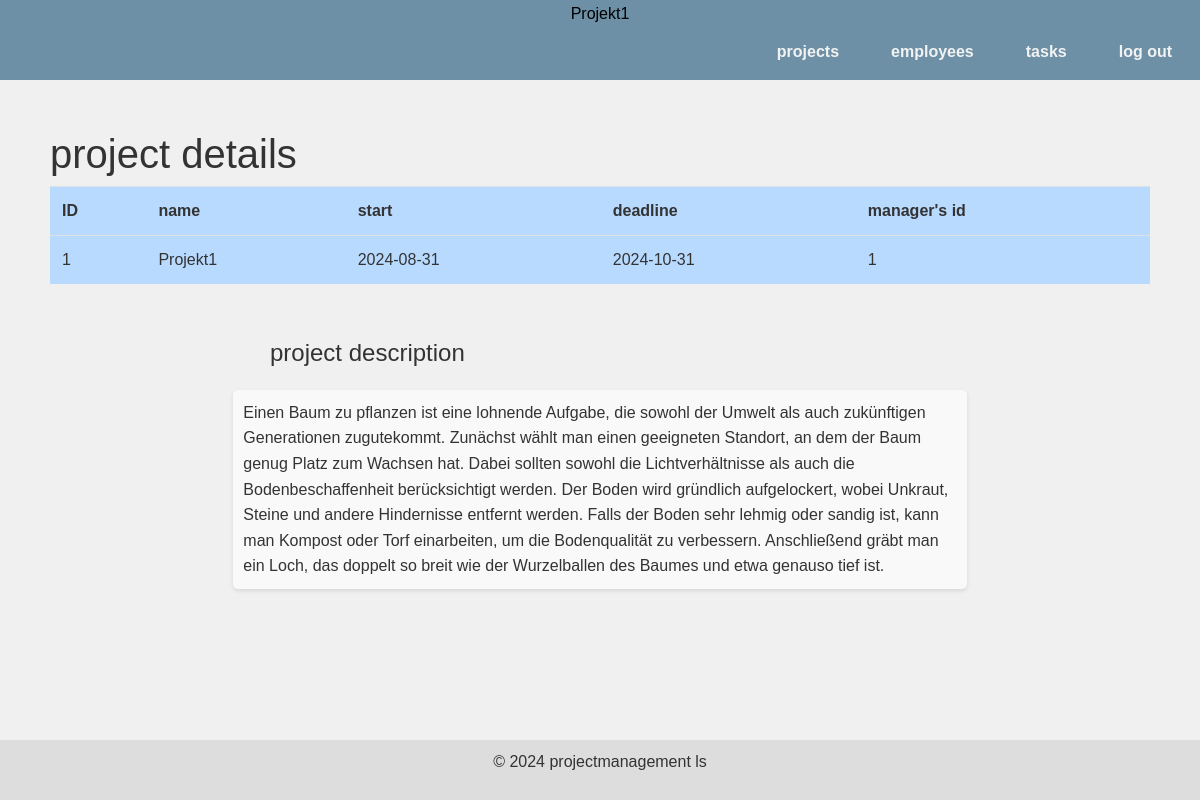
/projekte/project/details/1 (signed in), run on the app's committed database.
### tables this page shows
CREATE TABLE projects(
                    id INTEGER PRIMARY KEY, 
                    project_name VARCHAR(255) NOT NULL, 
                    description VARCHAR(255), 
                    start_date DATE, 
                    end_date DATE, 
                    project_manager_id INTEGER REFERENCES employees(id), 
                    status VARCHAR(50)
                );

### app/projekte/routes.py (the view)
@projekte_routes.route("/project/details/<int:project_id>")                             #view project_details + tasks
def show_details(project_id):                                                       #Projekt 7
    session['project_id'] = project_id
    conn = sqlite3.connect("project_management.db")
    c = conn.cursor()
    c.execute("SELECT * FROM projects WHERE id = ?", (project_id,))
    project = c.fetchall()
    print(project)
    session['project_name'] = project[0][1]
    c.execute("SELECT * FROM tasks WHERE project_id = ?", (project_id,))
    tasks = c.fetchall()
    print(tasks)
    conn.close()
    return render_template("project_details.html", project=project, tasks=tasks)

### app/projekte/templates/project_details.html (shortened to what this page needs)
{%extends "base3.html"%}
{% block content %}
{% for element in project %}
    <h1>project details</h1>
    <table class="table table-primary table-striped-columns">
        <tr><th>ID</th><th>name</th><th>start</th><th>deadline</th><th>manager's id</th></t></tr>
        <tr><td>{{element[0]}}</td> <td>{{element[1]}} </td><td>{{element[3]}}</td><td>{{element[4]}}</td><td>{{element[5]}}</td></tr>
    </table>
    <h2 id = "h2_1">project description</h2>
    <p id = "p1">
        {{element[2]}}
    </p>
    {% endfor %}
{%endblock%}

### app/projekte/templates/base3.html (shortened to what this page needs)
<!DOCTYPE html>
<html lang="en">
<head>
    <link rel="stylesheet" href="https://cdn.jsdelivr.net/npm/bootstrap@4.0.0/dist/css/bootstrap.min.css">
</head>
<body>
    <header>
        <div class = "session_info">{{ session['project_name'] }}</div>
        <nav>
            <ul class="horizontal">
                <li><strong><a href="{{ url_for('projekte_routes.index_project') }}">projects</a></strong></li>
                <li><strong><a href="{{ url_for('mitarbeiter_routes.mitarbeiter_segment', project_id=session['project_id']) }}">employees</a></strong></li>
                <li><strong><a href="{{ url_for('tasks_routes.show_tasks_project_add_task', project_id=session['project_id']) }}">tasks</a></strong></li>
                <li><strong><a href="{{ url_for('main_routes.logout') }}">log out</a></strong></li>
            </ul>
        </nav>
    </header>
    <main>
        {% block content %}{% endblock %}
    </main>
<br><br><br>
    <footer>
        <p>&copy; 2024 projectmanagement ls </p>
    </footer>
</body>
</html>

### app/projekte/templates/base3.html (style rules this page uses)
body { font-family: Arial, sans-serif; margin: 0; padding: 0; background-color: #f0f0f0; color: #333; }
header { background-color: #6D90A6; padding: 2px; text-align: center; color: black; }
nav { background-color: #6D90A6; overflow: hidden; }
nav ul { list-style-type: none; margin: 0; padding: 0; display: flex; justify-content: right; }
nav ul li { margin: 0 10px; }
nav ul li a { display: block; padding: 14px 16px; text-align: center; color: #F2F2F2; text-decoration: none; }
main { padding: 50px; }
footer { text-align: center; padding: 10px; background-color: #ddd; position: fixed; bottom: 0; width: 100%; }
#h2_1 { font-size: 1.5em; color: #333; margin-top: 5%; margin-left: 20%; margin-bottom: 2%; }
#p1 { width: 66.67%; max-width: 800px; margin: 0 auto; padding: 10px; line-height: 1.6; background-color: #f9f9f9; border-radius: 5px; box-shadow: 0 2px 4px rgba(0, 0, 0, 0.1); text-margin: 10; }

### data on the page
projects: project_name "Projekt1", id "1", start_date "2024-08-31", end_date "2024-10-31", project_manager "1", description "Einen Baum zu pflanzen ist eine lohnende Aufgabe, die sowohl der Umwelt als auch zukünftigen Generationen zugutekommt. Zunächst wählt man einen geeigneten Standort, an dem der Baum genug Platz zum Wachsen hat. Dabei sollten sowohl die Lichtverhältnisse als auch die Bodenbeschaffenheit berücksichtigt werden. Der Boden wird gründlich aufgelockert, wobei Unkraut, Steine und andere Hindernisse entfernt werden. Falls der Boden sehr lehmig oder sandig ist, kann man Kompost oder Torf einarbeiten, um die Bodenqualität zu verbessern. Anschließend gräbt man ein Loch, das doppelt so breit wie der Wurzelballen des Baumes und etwa genauso tief ist."
